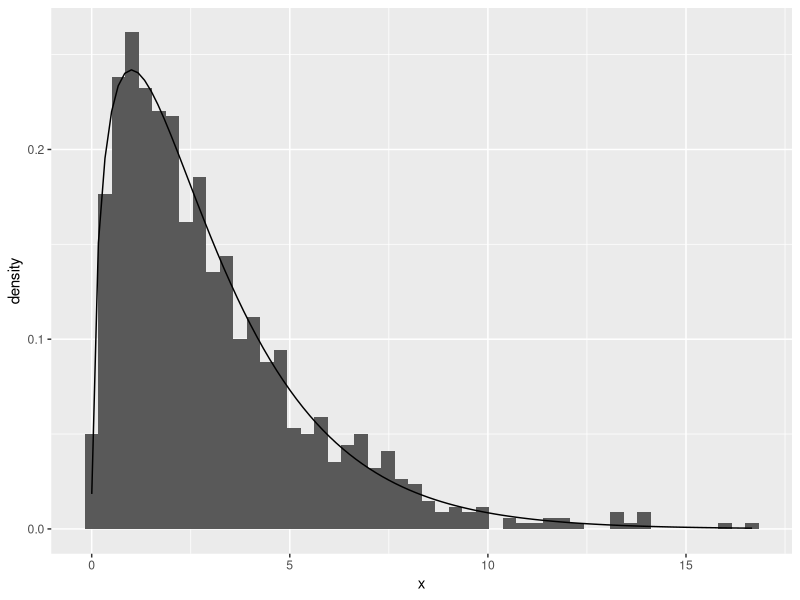

This chart was generated by the following R code:
library(tidyverse)
#
n <- 3
m <- 1000
# 5-3-4
g4 <- numeric(m)
for(i in 1:m){
  g4[i] <- ( sum(rnorm(n,0,1)^2) ) 
}
g5 <- tibble(x=g4)
ggplot(g5)+geom_histogram(aes(x=x,y=..density..),bins=50)+stat_function(fun=dchisq, args=c(df=n) )
#ggplot(data=data.frame(x=c(-1,10)), aes(x=x)) +
#  stat_function(fun=dchisq, args=c(df=3))
